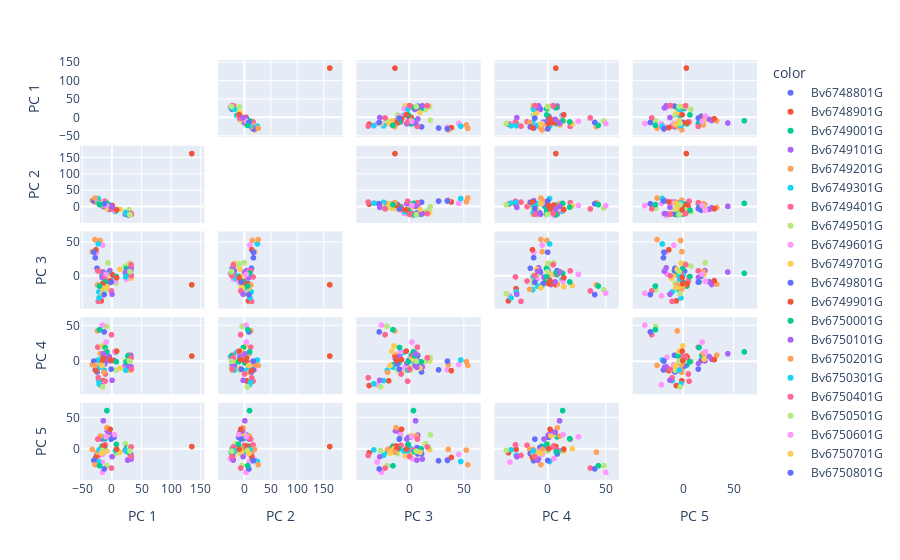

Write notebook code for a chart like this one.
### Code cell
labels = {str(i): f"PC {i+1}" for i in range(5)}
fig = px.scatter_matrix(
    X_pca,
    dimensions=range(5),
    color=Y,
    labels=labels,
)

fig.update_traces(diagonal_visible=False)
fig.show()
